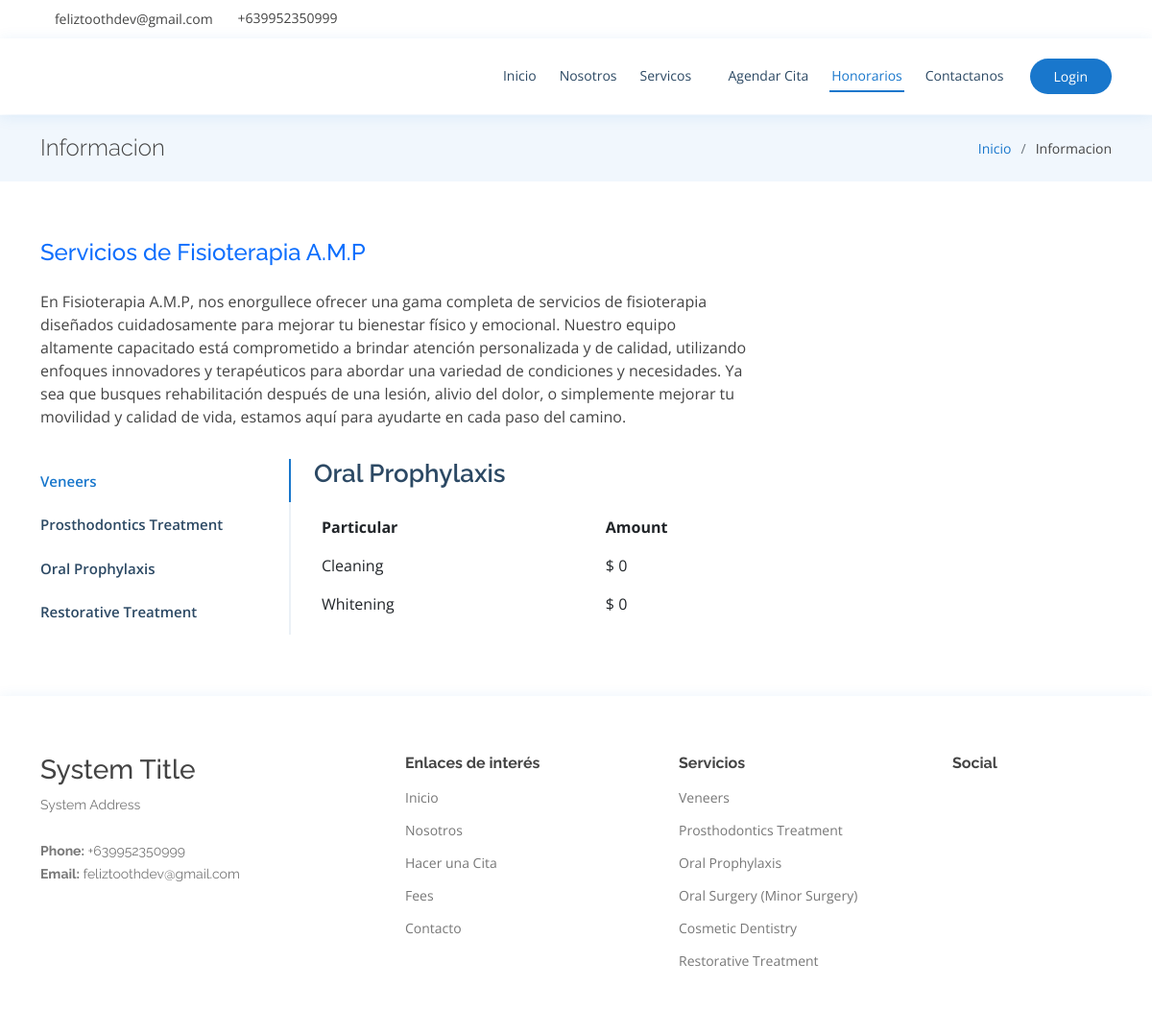
The app's page /services-rates.php with its own data.
### tables this page shows
CREATE TABLE `system_details` (
  `id` int(11) NOT NULL,
  `name` varchar(50) NOT NULL,
  `days` varchar(255) NOT NULL,
  `openhr` varchar(50) NOT NULL,
  `closehr` varchar(50) NOT NULL,
  `address` varchar(255) NOT NULL,
  `telno` varchar(255) NOT NULL,
  `email` varchar(255) NOT NULL,
  `mobile` varchar(255) NOT NULL,
  `facebook` varchar(255) NOT NULL,
  `map` varchar(255) NOT NULL,
  `logo` varchar(255) NOT NULL,
  `brand` varchar(255) NOT NULL
);

CREATE TABLE `services` (
  `id` int(11) NOT NULL,
  `title` varchar(255) NOT NULL,
  `article_title` varchar(255) NOT NULL,
  `description` longtext NOT NULL,
  `image` varchar(255) NOT NULL
);

CREATE TABLE `procedures` (
  `id` int(11) NOT NULL,
  `service_id` int(11) NOT NULL,
  `procedures` varchar(255) NOT NULL,
  `price` varchar(255) NOT NULL
);

### superglobal.php (called while the page is built, shortened)
<?php
include('admin/config/dbconn.php');
$sql = "SELECT * FROM system_details LIMIT 1";
$query_run = mysqli_query($conn, $sql);
if (mysqli_num_rows($query_run) > 0) {
    foreach ($query_run as $row) {
        $system_name = $row['name'];
        $address = $row['address'];
        $email = $row['email'];
        $mobile = $row['mobile'];
        $facebook = $row['facebook'];
    }
}

### services-rates.php (the view, shortened to what this page needs)
<?php
include('main/header.php');
include('main/topbar.php');
?>
    <main id="main">
        <section class="breadcrumbs">
            <div class="container">
                <div class="d-flex justify-content-between align-items-center">
                    <h2>Informacion</h2>
                    <ol>
                        <li><a href="index.php">Inicio</a></li>
                        <li>Informacion</li>
                    </ol>
                </div>
            </div>
        </section>
        <section class="inner-page departments">
            <div class="container">
                <div class="row mb-3">
                    <div class="col-md-8">
                    <h4 class="mb-4 text-primary">Servicios de Fisioterapia A.M.P</h4>
                    <p class="description">
                        En Fisioterapia A.M.P, nos enorgullece ofrecer una gama completa de servicios de fisioterapia diseñados cuidadosamente para mejorar tu bienestar físico y emocional. Nuestro equipo altamente capacitado está comprometido a brindar atención personalizada y de calidad, utilizando enfoques innovadores y terapéuticos para abordar una variedad de condiciones y necesidades. Ya sea que busques rehabilitación después de una lesión, alivio del dolor, o simplemente mejorar tu movilidad y calidad de vida, estamos aquí para ayudarte en cada paso del camino.
                    </p>
                    </div>
                </div>
                <div class="row">
                    <div class="col-lg-3">
                        <ul class="nav nav-tabs flex-column">
                        <?php
                        $count = 1;
                        $sql = "SELECT DISTINCT p.service_id,s.id,s.title FROM services as s INNER JOIN procedures as p ON s.id = p.service_id;";
                        $query_run = mysqli_query($conn,$sql);
                        $service_tab = mysqli_num_rows($query_run) > 0;
                        if($service_tab)
                        {
                        while($row = mysqli_fetch_array($query_run))
                        {
                            ?>
                        <li class="nav-item">
                            <a class="nav-link <?php if($count == '1') { echo 'active show';}?>" data-bs-toggle="tab" href="#tab-<?=$row['service_id']?>"><?=$row['title']?></a>
                        </li>
                        <?php $count++; ?>
                        <?php
                            }
                        }
                        ?>
                        </ul>
                    </div>
                    <div class="col-lg-9 mt-4 mt-lg-0">
                        <div class="tab-content">
                        <?php
                        $count = 1;
                        $sql = "SELECT s.id,s.title,s.image,p.service_id,p.procedures,p.price FROM services as s INNER JOIN procedures as p ON s.id = p.service_id;";
                        $query_run = mysqli_query($conn,$sql);
                        while($row = mysqli_fetch_array($query_run))
                        {
                            ?>
                        <div class="tab-pane <?php if($count == '1') { echo 'active show';}?>" id="tab-<?=$row['service_id']?>">
                            <div class="row">
                            <div class="col-lg-8 details order-2 order-lg-1">
                                <h3><?=$row['title']?></h3>
                                <table class="table table-borderless" style="width:100%;">
                                <thead>
                                    <tr>
                                    <th>Particular</th>
                                    <th>Amount</th>
                                    </tr>
                                </thead>
                                <tbody>
                                <?php
                                    $prod = $row['service_id'];
                                    $sql2 = "SELECT * FROM procedures WHERE service_id = '$prod'";
                                    $query_run2 = mysqli_query($conn, $sql2);
                                    while($data = mysqli_fetch_array($query_run2)){?>
                                    <tr>
                                    <td><?=$data['procedures']?></td>
                                    <td>$ <?=$data['price']?> </td>
                                    </tr>
                                    <?php } ?>
                                </tbody>
                                </table>
                            </div>
                            <div class="col-lg-4 text-center order-1 order-lg-2">
                            </div>
                            </div>
                            <?php $count++; ?>
                        </div>
                        <?php
                        }
                        ?>
                        </div>
                    </div>
                </div>
            </div>
        </section>
    </main>
<?php
include('main/footer.php');
include('main/scripts.php');
?>

### main/topbar.php (shortened to what this page needs)
<body>
  <?php $page = substr($_SERVER['SCRIPT_NAME'], strrpos($_SERVER['SCRIPT_NAME'], "/") + 1); ?>
  <div id="topbar" class="d-flex align-items-center fixed-top">
    <div class="container d-flex justify-content-between">
      <div class="contact-info d-flex align-items-center">
        <i class="bi bi-envelope"></i> <a href="mailto:<?= $email ?>"><?= $email ?></a>
<a href="https://wa.me/<?= $mobile ?>" target="_blank">
    <i class="bi bi-phone"></i><?= $mobile ?>
</a>
      </div>
      <div class="d-none d-lg-flex social-links align-items-center">
        <a href="<?= $facebook ?>" class="facebook"><i class="bi bi-facebook"></i></a>
      </div>
    </div>
  </div>
  <header id="header" class="fixed-top">
    <div class="container d-flex align-items-center">
      <nav id="navbar" class="navbar order-last order-lg-0">
        <ul>
          <li><a class="nav-link scrollto <?= $page == 'index.php' ? 'active' : '' ?>" href="index.php">Inicio</a></li>
          <li><a class="nav-link scrollto <?= $page == 'about-us.php' ? 'active' : '' ?>" href="about-us.php">Nosotros</a></li>
          <li class="dropdown"><a class="nav-link scrollto <?= $page == 'our-services.php' ? 'active' : '' ?>" href="#"><span>Servicos</span> <i class="bi bi-chevron-down"></i></a>
          </li>
          <?php
          if (isset($_SESSION['auth'])) {
            if ($_SESSION['auth_role'] == "patient") {
          ?>
              <li><a class="nav-link scrollto <?= $page == 'patient/request-appointment.php' ? 'active' : '' ?>" href="patient/request-appointment.php">Agendar Cita</a></li>
            <?php
            }
          } else {
            ?>
            <li><a class="nav-link scrollto <?= $page == 'patient/request-appointment.php' ? 'active' : '' ?>" href="patient/request-appointment.php">Agendar Cita</a></li>
          <?php
          }
          ?>
          <li><a class="nav-link scrollto <?= $page == 'services-rates.php' ? 'active' : '' ?>" href="services-rates.php">Honorarios</a></li>
          <li><a class="nav-link scrollto <?= $page == 'contact-us.php' ? 'active' : '' ?>" href="contact-us.php">Contactanos</a></li>
        </ul>
      </nav>
      <a href="login.php" class="appointment-btn"><span class="d-none d-md-inline"></span>Login</a>
    </div>
  </header>

### main/footer.php
<footer id="footer">
  <div class="footer-top">
    <div class="container">
      <div class="row">
        <div class="col-md-4 footer-contact">
          <h3><?= $system_name ?></h3>
          <p><?= $address ?> <br><br>
            <strong>Phone:</strong> <?= $mobile ?><br>
            <strong>Email:</strong> <?= $email ?><br>
          </p>
        </div>
        <div class="col-md-3 footer-links">
          <h4>Enlaces de interés</h4>
          <ul>
            <li> <a href="index.php">Inicio</a></li>
            <li> <a href="about-us.php">Nosotros</a></li>
            <li> <a href="patient/request-appointment.php">Hacer una Cita</a></li>
            <li> <a href="services-rates.php">Fees</a></li>
            <li> <a href="contact-us.php">Contacto</a></li>
          </ul>
        </div>
        <div class="col-md-3 footer-links">
          <h4>Servicios</h4>
          <ul>
            <?php
            $sql2 = "SELECT * FROM services";
            $query_run = mysqli_query($conn, $sql2);
            $check_services = mysqli_num_rows($query_run) > 0;
            if ($check_services) {
              while ($row2 = mysqli_fetch_array($query_run)) { ?>
                <li> <a href="our-services.php?title=<?= $row2['title'] ?>"><?= $row2['title'] ?></a></li>
            <?php }
            } else {
              echo "<h5> No Record Found</h5>";
            } ?>
          </ul>
        </div>
        <div class="col-md-1 footer-links">
          <h4>Social</h4>
          <ul>
            <a href="<?= $facebook ?>" class="facebook"><i class="bx bxl-facebook"></i></a>
          </ul>
        </div>
      </div>
    </div>
  </div>
</footer>

### records on screen
system_details: email "feliztoothdev@gmail.com", mobile "+639952350999", name "System Title", address "System Address"
services: title "Veneers"
services: title "Prosthodontics Treatment"
services: title "Oral Prophylaxis"
services: title "Restorative Treatment"
procedures: service.title "Oral Prophylaxis", procedures "Cleaning", price "0"
procedures: procedures "Whitening", price "0"
services: title "Oral Surgery (Minor Surgery)"
services: title "Cosmetic Dentistry"
